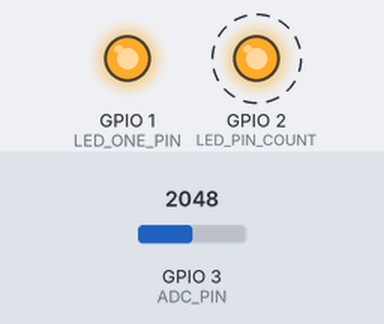
Simulated run of this sketch. Board: ESP32-S3. Shown: output pins drawn as LEDs (lit = HIGH). Dashed ring = blinking. Inputs (shaded band) come from the test bench; at power-on: GPIO 3 (ADC_PIN) = 2048. What the sketch prints to the serial monitor is not drawn.

Above: at 1.2 s.
1.3 s: GPIO 3 (ADC_PIN) set to 0
At 2.4 s:
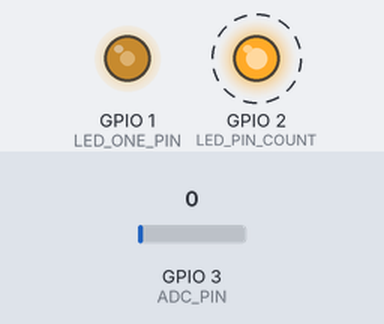
4.3 s: GPIO 3 (ADC_PIN) set to 491
At 5.39 s:
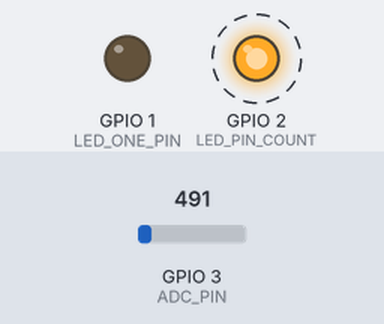
Timing chart, 0 to 13.3 s (numbered marks = the images above; inputs shaded):
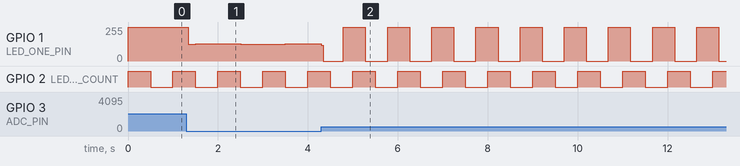

The sketch:

ICTE4.ino
```cpp
// Filename: ICTE4.ino
// Author: Stephen Ottaway
// Date: 7/8/2026
// Description: This file creates a simple round-robin scheduler that runs three independent tasks on the ESP32s3.
// Specifically, it 1) reads the potentiometer value on the ADC pin and prints out the value, 2) sets the LED 1 frequency based on that ADC reading (variable frequency)
// and lastly 3) blinks LED 2 at a constant frequency.

// ================= Macros =================
#define LED_PIN_COUNT 2
#define LED_ONE_PIN 1
#define LED_TWO_PIN 2
#define LED_TWO_TOGGLE_TIME_MS 500 // ms, fixed
#define ADC_PIN 3 // Assume the two relevant pins of the analog potentiometer are connected to pin 3 (which contains an ADC as needed) and ground.

// ============ Global Variables ============
int led_pins[LED_PIN_COUNT] = {LED_ONE_PIN, LED_TWO_PIN};
int led_toggle_times_ms[LED_PIN_COUNT] = {0, LED_TWO_TOGGLE_TIME_MS};
bool led_states[LED_PIN_COUNT] = {true, true};
int led_reference_times_ms[LED_PIN_COUNT] = {int(millis()), int(millis())};

// =========== Function Prototypes ===========
void toggle_led_state(int led_pin, int led_reference_time_ms, int led_toggle_time_ms, bool led_state);
void blink_leds(int led_pins[], int led_reference_times_ms[], int led_toggle_times_ms[], bool led_states[]);

// Name: toggle_led_state
// Description: This function toggles the state of an LED (HIGH -> LOW or LOW -> HIGH) after led_toggle_time_ms has elapsed, then updates the reference time used for comparison.
void toggle_led_state(int led_pin, int led_reference_time_ms, int led_toggle_time_ms, bool led_state) {
  if (int(millis()) - led_reference_time_ms >= led_toggle_time_ms) {
    led_states[led_pin-1] = !led_state;
    digitalWrite(led_pin, int(led_states[led_pin-1]));
    led_reference_times_ms[led_pin-1] = (millis());
  }
}

// Name: blink_leds
// Description: This function calls the toggle_led_state function for all of the LED pins to be blinked (in this case two different LEDs).
void blink_leds(int led_pins[], int led_reference_times_ms[], int led_toggle_times_ms[], bool led_states[]) {
  for (int i = 0; i < LED_PIN_COUNT; i++) {
    toggle_led_state(led_pins[i], led_reference_times_ms[i], led_toggle_times_ms[i], led_states[i]);
  }
}

void setup() {
  for (int i = 0; i < LED_PIN_COUNT; i++) {
      pinMode(led_pins[i], OUTPUT);
      digitalWrite(led_pins[i], HIGH);
  }
  pinMode(ADC_PIN, INPUT);
}

void loop() {
  uint32_t analog_pot_value = analogRead(ADC_PIN);
  Serial.println(analog_pot_value);
  led_toggle_times_ms[0] = analog_pot_value;
  blink_leds(led_pins, led_reference_times_ms, led_toggle_times_ms, led_states);
}
```

Measured:
- by itself, GPIO 1 (LED_ONE_PIN): repeats every 0.94 s: 0/255 0.45 s, 255/255 0.49 s
- by itself, GPIO 2 (LED_PIN_COUNT): alternates HIGH for 0.50 s and LOW for 0.50 s
